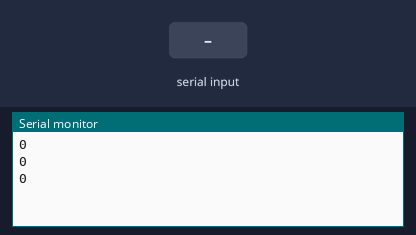
Bench run of a sketch on a simulated Arduino Uno, built with avr-gcc and run on an emulated ATmega328P. On the bench: the last lines printed to the serial monitor. Inputs (shaded band) come from the test bench.

Above: at 2.8 s.
2.9 s: "1" received over the second serial link
At 3.8 s:
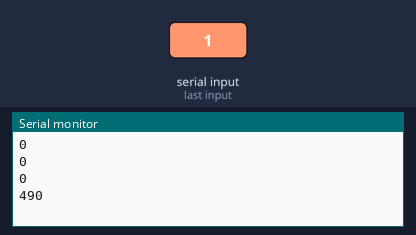
4.4 s: "0" received over the second serial link
At 5.7 s:
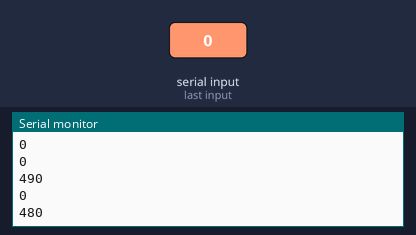
5.9 s: "2" received over the second serial link
At 6.7 s:
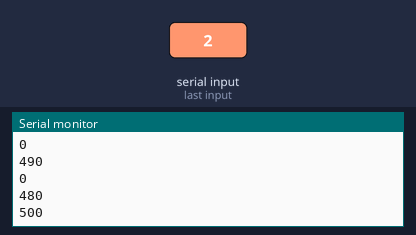
Timing chart, 0 to 8.9 s (numbered marks = the images above; inputs shaded):
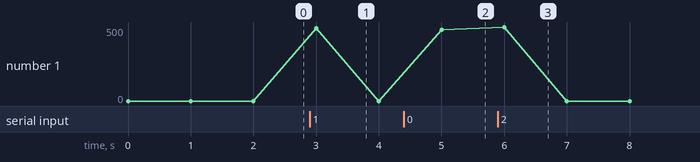

Measured:
- after the input at 2.9 s, the serial monitor: prints a new line after 0.10 s (image 1)
- after the input at 4.4 s, the serial monitor: prints a new line after 0.60 s (image 2)
- after the input at 5.9 s, the serial monitor: prints a new line after 0.10 s (image 3)
- plotted number 1: 0 → 480 after the input at 4.4 s

The sketch:

rx.ino
```cpp
/* 1byte HC12 Receiver example.
  Module // Arduino UNO/NANO
    GND    ->   GND
    Vcc    ->   3.3V
    Tx     ->   D3
    Rx     ->   D4
*/
#include <SoftwareSerial.h>
SoftwareSerial HC12(3, 4); // HC-12 TX Pin, HC-12 RX Pin
int count = 0;

void setup() {
  Serial.begin(9600);             // Serial port to computer
  HC12.begin(9600);               // Serial port to HC12
}
void loop() {
  while (HC12.available()) {        // If HC-12 has data
    int val = HC12.read();
    Serial.print(val);      // Send the data to Serial monitor
    if (val == 19) {
      count++;
    }
  }
  Serial.println(count);
  delay(1000);
}
```
